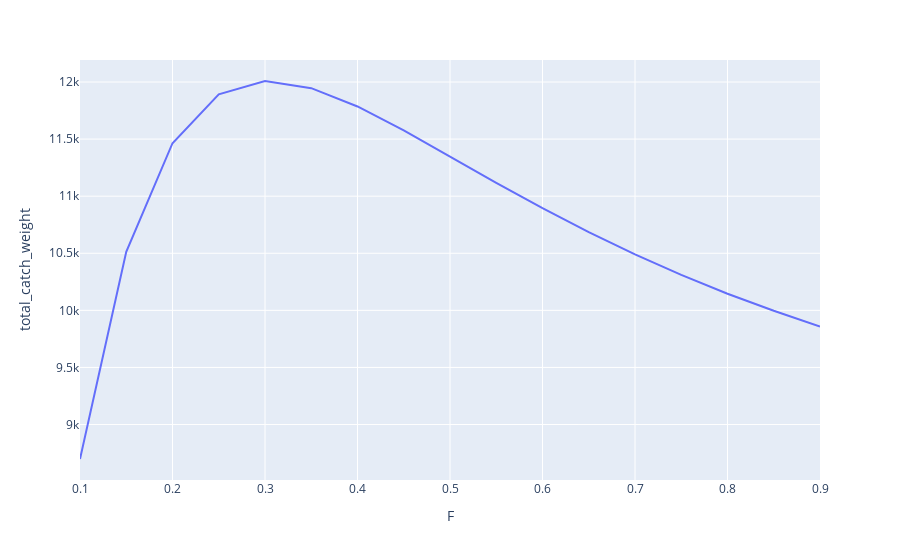

The code cell stored with this chart in its notebook:
### Markdown cell above
In this example it seems that from a pure "weight of catch" perspective the higher the fishing mortality the better. However if we reduce the natural mortality rate we'll see something quite different.

### Code cell
M = 0.1

rows = []
for F in np.arange(0.1, 0.9 + 0.05, 0.05):
    df = build_prawn_df(F)
    rows.append({
        'F': F,
        'total_catch_weight': df['catch_weight'].sum()
    })
px.line(
    pd.DataFrame(rows),
    x='F', y='total_catch_weight'
)

### Figure 1 — Plotly figure (JSON) as saved in the notebook; plotly's stock layout.template omitted (floating-point values rounded to 4 significant figures)
{"data": [{"hovertemplate": "F=%{x}<br>total_catch_weight=%{y}<extra></extra>", "legendgroup": "", "line": {"color": "#636efa", "dash": "solid"}, "marker": {"symbol": "circle"}, "mode": "lines", "name": "", "orientation": "v", "showlegend": false, "type": "scatter", "x": [0.1, 0.15, 0.2, 0.25, 0.3, 0.35, 0.4, 0.45, 0.5, 0.55, 0.6, 0.65, 0.7, 0.75, 0.8, 0.85, 0.9], "xaxis": "x", "y": [8698.0, 10510.0, 11460.0, 11890.0, 12010.0, 11950.0, 11790.0, 11580.0, 11350.0, 11120.0, 10890.0, 10680.0, 10490.0, 10310.0, 10150.0, 9996.0, 9859.0], "yaxis": "y"}], "layout": {"legend": {"tracegroupgap": 0}, "margin": {"t": 60}, "xaxis": {"anchor": "y", "domain": [0, 1], "title": {"text": "F"}}, "yaxis": {"anchor": "x", "domain": [0, 1], "title": {"text": "total_catch_weight"}}}}
